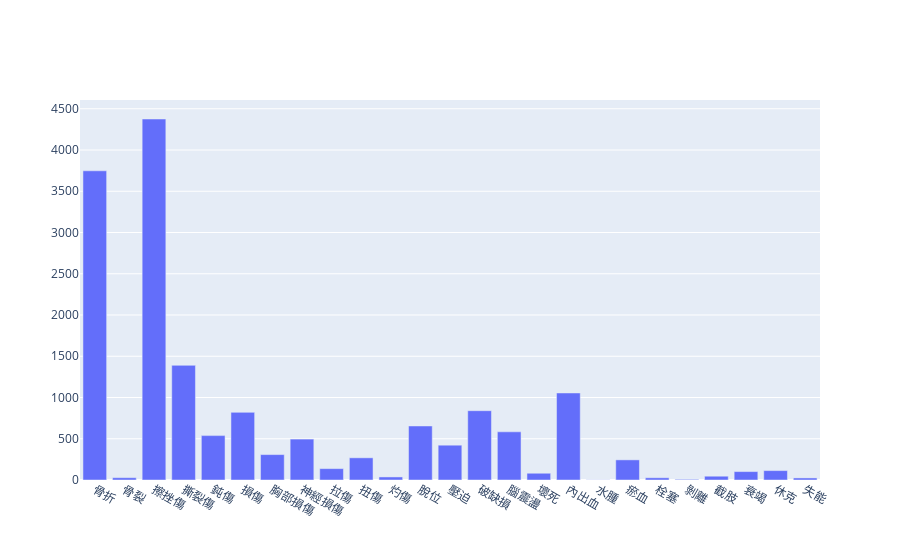

Notebook code for this chart:
### Code cell
position = {}
for col in df.columns[28:53]:
    df_ = df[df[col] == 1]
    position[col] = len(df_)

print(position)

x = list(position.keys())
y = list(position.values())

fig = go.Figure()
fig.add_trace(go.Bar(x=x, y=y))

fig.show()

### Figure 1 — Plotly figure (JSON) as saved in the notebook; plotly's stock layout.template omitted (floating-point values rounded to 4 significant figures)
{"data": [{"type": "bar", "x": ["骨折", "骨裂", "擦挫傷", "撕裂傷", "鈍傷", "損傷", "胸部損傷", "神經損傷", "拉傷", "扭傷", "灼傷", "脫位", "壓迫", "破缺損", "腦震盪", "壞死", "內出血", "水腫", "瘀血", "栓塞", "剝離", "截肢", "衰竭", "休克", "失能"], "y": [3748, 28, 4376, 1390, 538, 820, 308, 496, 138, 269, 37, 655, 422, 840, 584, 82, 1055, 2, 244, 27, 8, 46, 102, 114, 25]}], "layout": {"autosize": true, "xaxis": {"autorange": true, "range": [-0.5, 24.5], "type": "category"}, "yaxis": {"autorange": true, "range": [0, 4606.0], "type": "linear"}}}
